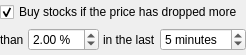
<?xml version="1.0" encoding="UTF-8"?>
<ui version="4.0">
 <class>BuyDecision1ConfigWidget</class>
 <widget class="QWidget" name="BuyDecision1ConfigWidget">
  <property name="geometry">
   <rect>
    <x>0</x>
    <y>0</y>
    <width>246</width>
    <height>55</height>
   </rect>
  </property>
  <layout class="QVBoxLayout" name="verticalLayout">
   <property name="spacing">
    <number>4</number>
   </property>
   <property name="leftMargin">
    <number>0</number>
   </property>
   <property name="topMargin">
    <number>0</number>
   </property>
   <property name="rightMargin">
    <number>0</number>
   </property>
   <property name="bottomMargin">
    <number>0</number>
   </property>
   <item>
    <layout class="QHBoxLayout" name="horizontalLayout">
     <property name="spacing">
      <number>4</number>
     </property>
     <item>
      <widget class="QCheckBox" name="enabledCheckBox">
       <property name="text">
        <string>Buy stocks if the price has dropped more</string>
       </property>
       <property name="checked">
        <bool>true</bool>
       </property>
      </widget>
     </item>
     <item>
      <spacer name="horizontalSpacer">
       <property name="orientation">
        <enum>Qt::Orientation::Horizontal</enum>
       </property>
       <property name="sizeHint" stdset="0">
        <size>
         <width>40</width>
         <height>20</height>
        </size>
       </property>
      </spacer>
     </item>
    </layout>
   </item>
   <item>
    <layout class="QHBoxLayout" name="horizontalLayout_2">
     <property name="spacing">
      <number>4</number>
     </property>
     <item>
      <widget class="QLabel" name="label_2">
       <property name="text">
        <string>than</string>
       </property>
      </widget>
     </item>
     <item>
      <widget class="QDoubleSpinBox" name="priceFallDoubleSpinBox">
       <property name="suffix">
        <string notr="true"> %</string>
       </property>
       <property name="singleStep">
        <double>0.100000000000000</double>
       </property>
       <property name="value">
        <double>2.000000000000000</double>
       </property>
      </widget>
     </item>
     <item>
      <widget class="QLabel" name="label">
       <property name="text">
        <string>in the last</string>
       </property>
      </widget>
     </item>
     <item>
      <widget class="QSpinBox" name="durationSpinBox">
       <property name="suffix">
        <string> minutes</string>
       </property>
       <property name="value">
        <number>5</number>
       </property>
      </widget>
     </item>
     <item>
      <spacer name="horizontalSpacer_2">
       <property name="orientation">
        <enum>Qt::Orientation::Horizontal</enum>
       </property>
       <property name="sizeHint" stdset="0">
        <size>
         <width>40</width>
         <height>20</height>
        </size>
       </property>
      </spacer>
     </item>
    </layout>
   </item>
  </layout>
 </widget>
 <resources/>
 <connections/>
</ui>
